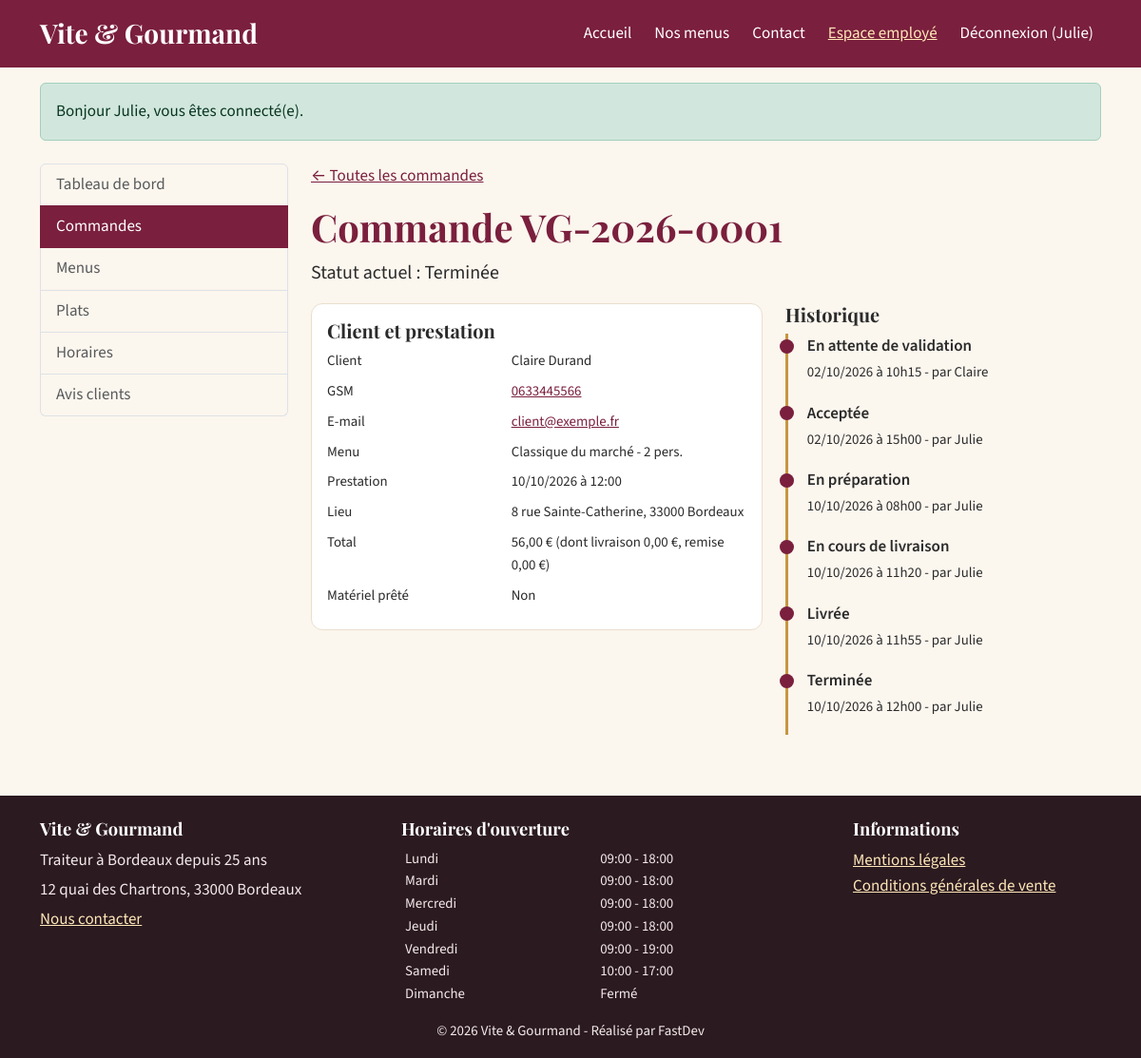
The page /employe/commandes/1 (signed in) on the database its author committed.
### tables this page shows
CREATE TABLE commande (
    commande_id            INT UNSIGNED  NOT NULL AUTO_INCREMENT,
    numero_commande        VARCHAR(20)   NOT NULL,
    utilisateur_id         INT UNSIGNED  NOT NULL,
    menu_id                INT UNSIGNED  NOT NULL,
    date_commande          DATETIME      NOT NULL DEFAULT CURRENT_TIMESTAMP,
    date_prestation        DATE          NOT NULL,
    heure_livraison        TIME          NOT NULL,
    adresse_prestation     VARCHAR(255)  NOT NULL,
    code_postal_prestation CHAR(5)       NOT NULL,
    ville_prestation       VARCHAR(100)  NOT NULL,
    nombre_personne        INT UNSIGNED  NOT NULL,
    prix_menu              DECIMAL(10,2) NOT NULL COMMENT 'Prix du menu avant remise',
    remise                 DECIMAL(10,2) NOT NULL DEFAULT 0,
    distance_km            DECIMAL(7,2)  NOT NULL DEFAULT 0,
    prix_livraison         DECIMAL(10,2) NOT NULL DEFAULT 0,
    prix_total             DECIMAL(10,2) NOT NULL,
    statut                 ENUM('en_attente','accepte','en_preparation','en_cours_de_livraison','livre',
                                'en_attente_retour_materiel','terminee','annulee') NOT NULL DEFAULT 'en_attente',
    pret_materiel          TINYINT(1)    NOT NULL DEFAULT 0,
    restitution_materiel   TINYINT(1)    NOT NULL DEFAULT 0,
    mode_contact_annulation ENUM('gsm','mail') NULL,
    motif_annulation       VARCHAR(255)  NULL,
    PRIMARY KEY (commande_id),
    UNIQUE KEY uq_commande_numero (numero_commande),
    KEY idx_commande_statut (statut),
    KEY idx_commande_date (date_commande),
    CONSTRAINT fk_commande_utilisateur FOREIGN KEY (utilisateur_id) REFERENCES utilisateur (utilisateur_id),
    CONSTRAINT fk_commande_menu        FOREIGN KEY (menu_id)        REFERENCES menu (menu_id),
    CONSTRAINT chk_commande_personnes  CHECK (nombre_personne >= 1)
);

CREATE TABLE utilisateur (
    utilisateur_id  INT UNSIGNED NOT NULL AUTO_INCREMENT,
    role_id         INT UNSIGNED NOT NULL,
    email           VARCHAR(180) NOT NULL,
    password        VARCHAR(255) NOT NULL COMMENT 'Hash bcrypt/argon2 (password_hash), jamais le mot de passe en clair',
    nom             VARCHAR(80)  NOT NULL,
    prenom          VARCHAR(80)  NOT NULL,
    telephone       VARCHAR(20)  NULL,
    adresse_postale VARCHAR(255) NULL,
    code_postal     CHAR(5)      NULL,
    ville           VARCHAR(100) NULL,
    actif           TINYINT(1)   NOT NULL DEFAULT 1,
    created_at      DATETIME     NOT NULL DEFAULT CURRENT_TIMESTAMP,
    PRIMARY KEY (utilisateur_id),
    UNIQUE KEY uq_utilisateur_email (email),
    CONSTRAINT fk_utilisateur_role FOREIGN KEY (role_id) REFERENCES role (role_id)
);

CREATE TABLE menu (
    menu_id                  INT UNSIGNED  NOT NULL AUTO_INCREMENT,
    titre                    VARCHAR(100)  NOT NULL,
    description              TEXT          NOT NULL,
    theme_id                 INT UNSIGNED  NOT NULL,
    regime_id                INT UNSIGNED  NOT NULL,
    nombre_personne_minimum  INT UNSIGNED  NOT NULL,
    prix_minimum             DECIMAL(10,2) NOT NULL COMMENT 'Prix pour le nombre minimum de personnes',
    conditions               TEXT          NOT NULL,
    quantite_restante        INT UNSIGNED  NOT NULL DEFAULT 0 COMMENT 'Stock : nombre de commandes encore possibles',
    actif                    TINYINT(1)    NOT NULL DEFAULT 1,
    created_at               DATETIME      NOT NULL DEFAULT CURRENT_TIMESTAMP,
    PRIMARY KEY (menu_id),
    KEY idx_menu_prix (prix_minimum),
    CONSTRAINT fk_menu_theme  FOREIGN KEY (theme_id)  REFERENCES theme (theme_id),
    CONSTRAINT fk_menu_regime FOREIGN KEY (regime_id) REFERENCES regime (regime_id),
    CONSTRAINT chk_menu_min   CHECK (nombre_personne_minimum >= 1),
    CONSTRAINT chk_menu_prix  CHECK (prix_minimum >= 0)
);

CREATE TABLE commande_suivi (
    suivi_id          INT UNSIGNED NOT NULL AUTO_INCREMENT,
    commande_id       INT UNSIGNED NOT NULL,
    statut            VARCHAR(40)  NOT NULL,
    date_modification DATETIME     NOT NULL DEFAULT CURRENT_TIMESTAMP,
    modifie_par       INT UNSIGNED NULL COMMENT 'Utilisateur ayant effectué le changement (traçabilité)',
    commentaire       VARCHAR(255) NULL,
    PRIMARY KEY (suivi_id),
    KEY idx_suivi_commande (commande_id),
    CONSTRAINT fk_suivi_commande FOREIGN KEY (commande_id) REFERENCES commande (commande_id) ON DELETE CASCADE,
    CONSTRAINT fk_suivi_auteur   FOREIGN KEY (modifie_par) REFERENCES utilisateur (utilisateur_id) ON DELETE SET NULL
);

CREATE TABLE horaire (
    horaire_id      INT UNSIGNED NOT NULL AUTO_INCREMENT,
    jour            VARCHAR(10)  NOT NULL,
    ordre           TINYINT      NOT NULL COMMENT '1 = lundi ... 7 = dimanche',
    heure_ouverture TIME         NULL,
    heure_fermeture TIME         NULL,
    ferme           TINYINT(1)   NOT NULL DEFAULT 0,
    PRIMARY KEY (horaire_id),
    UNIQUE KEY uq_horaire_jour (jour)
);

### views/employee/order.php (the view, shortened to what the rows shown need)
<div class="container mt-4">
    <div class="row g-4">
        <div class="col-lg-3"><?php require __DIR__ . '/../partials/staff_nav.php'; ?></div>
        <div class="col-lg-9">
            <p><a href="/employe/commandes">&larr; Toutes les commandes</a></p>
            <h1>Commande <?= e($order['numero_commande']) ?></h1>
            <p class="lead">Statut actuel : <strong><?= e(statut_label($order['statut'])) ?></strong></p>
            <div class="row g-4">
                <div class="col-md-7">
                    <section class="price-summary p-3" aria-labelledby="client-title">
                        <h2 id="client-title" class="h5">Client et prestation</h2>
                        <dl class="row mb-0 small">
                            <dt class="col-5">Client</dt><dd class="col-7"><?= e($order['prenom'] . ' ' . $order['nom']) ?></dd>
                            <dt class="col-5">GSM</dt><dd class="col-7"><a href="tel:<?= e(preg_replace('/\s/', '', (string) $order['telephone'])) ?>"><?= e($order['telephone']) ?></a></dd>
                            <dt class="col-5">E-mail</dt><dd class="col-7"><a href="mailto:<?= e($order['email']) ?>"><?= e($order['email']) ?></a></dd>
                            <dt class="col-5">Menu</dt><dd class="col-7"><?= e($order['menu_titre']) ?> - <?= (int) $order['nombre_personne'] ?> pers.</dd>
                            <dt class="col-5">Prestation</dt><dd class="col-7"><?= date_fr($order['date_prestation']) ?> à <?= e(substr($order['heure_livraison'], 0, 5)) ?></dd>
                            <dt class="col-5">Lieu</dt><dd class="col-7"><?= e($order['adresse_prestation'] . ', ' . $order['code_postal_prestation'] . ' ' . $order['ville_prestation']) ?></dd>
                            <dt class="col-5">Total</dt><dd class="col-7"><?= money($order['prix_total']) ?> (dont livraison <?= money($order['prix_livraison']) ?>, remise <?= money($order['remise']) ?>)</dd>
                            <dt class="col-5">Matériel prêté</dt><dd class="col-7"><?= $order['pret_materiel'] ? 'Oui' . ($order['restitution_materiel'] ? ' (restitué)' : '') : 'Non' ?></dd>
                        </dl>
                    </section>
                </div>
                <div class="col-md-5">
                    <h2 class="h5">Historique</h2>
                    <ol class="timeline">
                        <?php foreach ($history as $h): ?>
                            <li><strong><?= e(statut_label($h['statut'])) ?></strong><br>
                                <span class="small"><?= date_fr($h['date_modification'], true) ?><?= $h['auteur_prenom'] ? ' - par ' . e($h['auteur_prenom']) : '' ?></span>
                            </li>
                        <?php endforeach; ?>
                    </ol>
                </div>
            </div>
        </div>
    </div>
</div>

### views/partials/staff_nav.php (shortened to what the rows shown need)
<?php
$path = parse_url($_SERVER['REQUEST_URI'] ?? '', PHP_URL_PATH);
$links = [
    '/employe'           => 'Tableau de bord',
    '/employe/commandes' => 'Commandes',
    '/employe/menus'     => 'Menus',
    '/employe/plats'     => 'Plats',
    '/employe/horaires'  => 'Horaires',
    '/employe/avis'      => 'Avis clients',
];
?>
<nav class="list-group sidebar-pro mb-4" aria-label="Espace professionnel">
    <?php foreach ($links as $url => $label):
        $active = $path === $url || ($url !== '/employe' && $url !== '/admin' && str_starts_with((string) $path, $url)); ?>
        <a href="<?= $url ?>" class="list-group-item list-group-item-action<?= $active ? ' active' : '' ?>"<?= $active ? ' aria-current="page"' : '' ?>><?= e($label) ?></a>
    <?php endforeach; ?>
</nav>

### src/Core/Router.php (shortened to what the rows shown need)
<?php
final class Router
{
    private array $routes = [];
    private function add(string $method, string $path, string $handler, array $roles): void
    {
        $this->routes[] = compact('method', 'regex', 'handler', 'roles');
    }
    public function dispatch(string $method, string $uri): void
    {
        $path = rtrim(parse_url($uri, PHP_URL_PATH) ?: '/', '/') ?: '/';
        foreach ($this->routes as $route) {
            if ($route['method'] !== $method || !preg_match($route['regex'], $path, $m)) {
                continue;
            }
            if ($route['roles'] !== []) {
                if (!Auth::check()) {
                    Session::flash('warning', 'Veuillez vous connecter pour accéder à cette page.');
                    Session::set('redirect_after_login', $uri);
                    header('Location: /connexion');
                    return;
                }
            }
            [$class, $action] = explode('@', $route['handler']);
            $params = array_map('intval', array_filter($m, 'is_string', ARRAY_FILTER_USE_KEY));
            (new $fqcn())->$action(...$params);
            return;
        }
    }
}

### views/layout.php (shortened to what the rows shown need)
<?php
$current = parse_url($_SERVER['REQUEST_URI'] ?? '/', PHP_URL_PATH);
$isActive = static fn(string $path): string => ($current === $path || ($path !== '/' && str_starts_with((string) $current, $path))) ? ' active" aria-current="page' : '';
try {
    $schedules = (new \App\Models\Reference())->schedules();
} catch (\Throwable) {
    $schedules = [];
}
$user = Auth::user();
?>
<!doctype html>
<html lang="fr">
<head>
    <link rel="stylesheet" href="/assets/vendor/bootstrap/bootstrap.min.css">
    <link rel="stylesheet" href="/assets/css/style.css">
</head>
<body class="d-flex flex-column min-vh-100">
<header>
    <nav class="navbar navbar-expand-lg navbar-vg" aria-label="Navigation principale">
        <div class="container">
            <a class="navbar-brand fs-3" href="/">Vite &amp; Gourmand</a>
            <div class="collapse navbar-collapse" id="nav">
                <ul class="navbar-nav ms-auto align-items-lg-center gap-lg-2">
                    <li class="nav-item"><a class="nav-link<?= $isActive('/') ?>" href="/">Accueil</a></li>
                    <li class="nav-item"><a class="nav-link<?= $isActive('/menus') ?>" href="/menus">Nos menus</a></li>
                    <li class="nav-item"><a class="nav-link<?= $isActive('/contact') ?>" href="/contact">Contact</a></li>
                    <?php if ($user === null): ?>
                        <li class="nav-item"><a class="nav-link<?= $isActive('/connexion') ?>" href="/connexion">Connexion</a></li>
                        <li class="nav-item"><a class="btn btn-light btn-sm" href="/inscription">Créer un compte</a></li>
                    <?php else: ?>
                        <?php if (Auth::isStaff()): ?>
                            <li class="nav-item"><a class="nav-link<?= $isActive('/employe') ?>" href="/employe">Espace employé</a></li>
                        <?php endif; ?>
                        <li class="nav-item">
                            <form action="/deconnexion" method="post" class="d-inline">
                                <button type="submit" class="btn btn-link nav-link">Déconnexion (<?= e($user['prenom']) ?>)</button>
                            </form>
                        </li>
                    <?php endif; ?>
                </ul>
            </div>
        </div>
    </nav>
</header>
<main id="contenu" class="flex-grow-1" tabindex="-1">
    <?php $flashes = Session::pullFlashes(); if ($flashes): ?>
        <div class="container mt-3" role="status" aria-live="polite">
            <?php foreach ($flashes as $f): ?>
                <div class="alert alert-<?= e($f['type']) ?> mb-2"><?= e($f['message']) ?></div>
            <?php endforeach; ?>
        </div>
    <?php endif; ?>
    <?= $content ?>
</main>
<footer class="footer-vg mt-5 pt-4 pb-3">
    <div class="container">
        <div class="row g-4">
            <div class="col-md-4">
                <h2>Vite &amp; Gourmand</h2>
                <p class="mb-1">Traiteur à Bordeaux depuis 25 ans</p>
                <p class="mb-1">12 quai des Chartrons, 33000 Bordeaux</p>
                <p><a href="/contact">Nous contacter</a></p>
            </div>
            <div class="col-md-5">
                <h2>Horaires d'ouverture</h2>
                <table class="table table-sm table-borderless mb-0 small">
                    <tbody>
                    <?php foreach ($schedules as $h): ?>
                        <tr>
                            <th scope="row" class="fw-normal py-0"><?= e($h['jour']) ?></th>
                            <td class="py-0"><?= $h['ferme'] ? 'Fermé' : e(substr((string) $h['heure_ouverture'], 0, 5) . ' - ' . substr((string) $h['heure_fermeture'], 0, 5)) ?></td>
                        </tr>
                    <?php endforeach; ?>
                    </tbody>
                </table>
            </div>
            <div class="col-md-3">
                <h2>Informations</h2>
                <ul class="list-unstyled">
                    <li><a href="/mentions-legales">Mentions légales</a></li>
                    <li><a href="/cgv">Conditions générales de vente</a></li>
                </ul>
            </div>
        </div>
        <p class="small text-center mt-3 mb-0">&copy; <?= date('Y') ?> Vite &amp; Gourmand - Réalisé par FastDev</p>
    </div>
</footer>
</body>
</html>

### rows shown on the page
commande: utilisateur.prenom "Julie", message "Bonjour Julie, vous êtes connecté(e).", label "Tableau de bord", label "Commandes", label "Menus", label "Plats", label "Horaires", label "Avis clients", numero_commande "VG-2026-0001", statut "Terminée", utilisateur.nom "Claire Durand", utilisateur.telephone "0633445566", utilisateur.email "client@exemple.fr", menu.titre "Classique du marché", nombre_personne "2", date_prestation "10/10/2026", heure_livraison "12:00", adresse_prestation+code_postal_prestation+ville_prestation "8 rue Sainte-Catherine, 33000 Bordeaux", prix_total "56,00 €", prix_livraison "0,00 €", remise "0,00 €", pret_materiel "Non"
commande_suivi: statut "En attente de validation", date_modification "02/10/2026 à 10h15", modifie_par.prenom "Claire"
commande_suivi: statut "Acceptée", date_modification "02/10/2026 à 15h00", modifie_par.prenom "Julie"
commande_suivi: statut "En préparation", date_modification "10/10/2026 à 08h00", modifie_par.prenom "Julie"
commande_suivi: statut "En cours de livraison", date_modification "10/10/2026 à 11h20", modifie_par.prenom "Julie"
commande_suivi: statut "Livrée", date_modification "10/10/2026 à 11h55", modifie_par.prenom "Julie"
commande_suivi: statut "Terminée", date_modification "10/10/2026 à 12h00", modifie_par.prenom "Julie"
horaire: jour "Lundi", heure_ouverture+heure_fermeture "09:00 - 18:00"
horaire: jour "Mardi", heure_ouverture+heure_fermeture "09:00 - 18:00"
horaire: jour "Mercredi", heure_ouverture+heure_fermeture "09:00 - 18:00"
horaire: jour "Jeudi", heure_ouverture+heure_fermeture "09:00 - 18:00"
horaire: jour "Vendredi", heure_ouverture+heure_fermeture "09:00 - 19:00"
horaire: jour "Samedi", heure_ouverture+heure_fermeture "10:00 - 17:00"
horaire: jour "Dimanche", ferme "Fermé"
